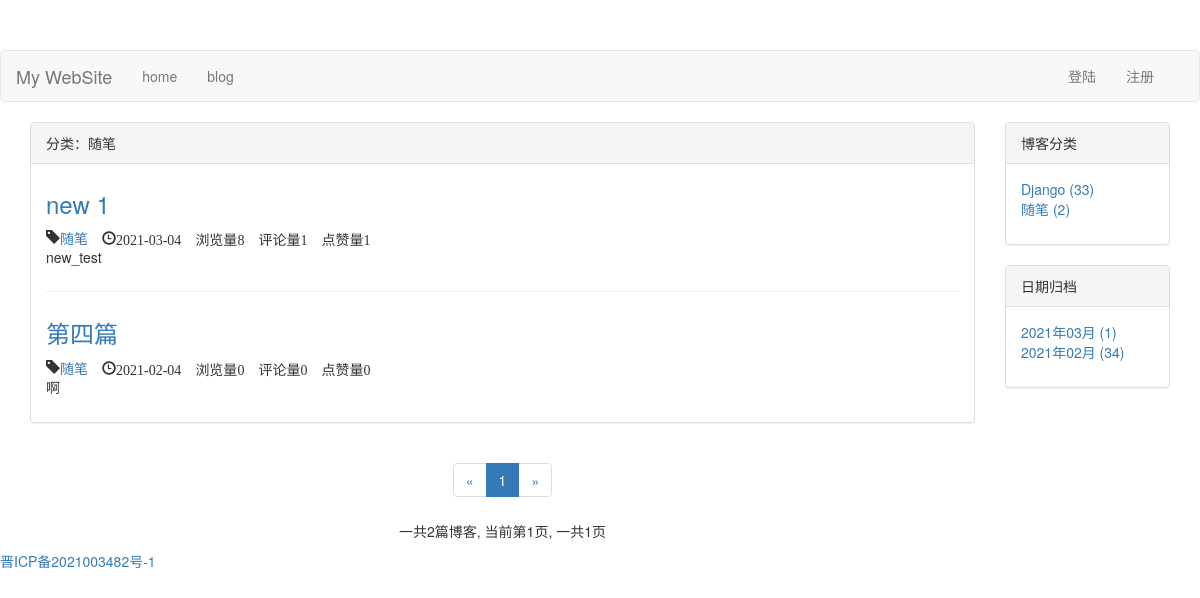
Before: /blog/type/2 with the older database file.
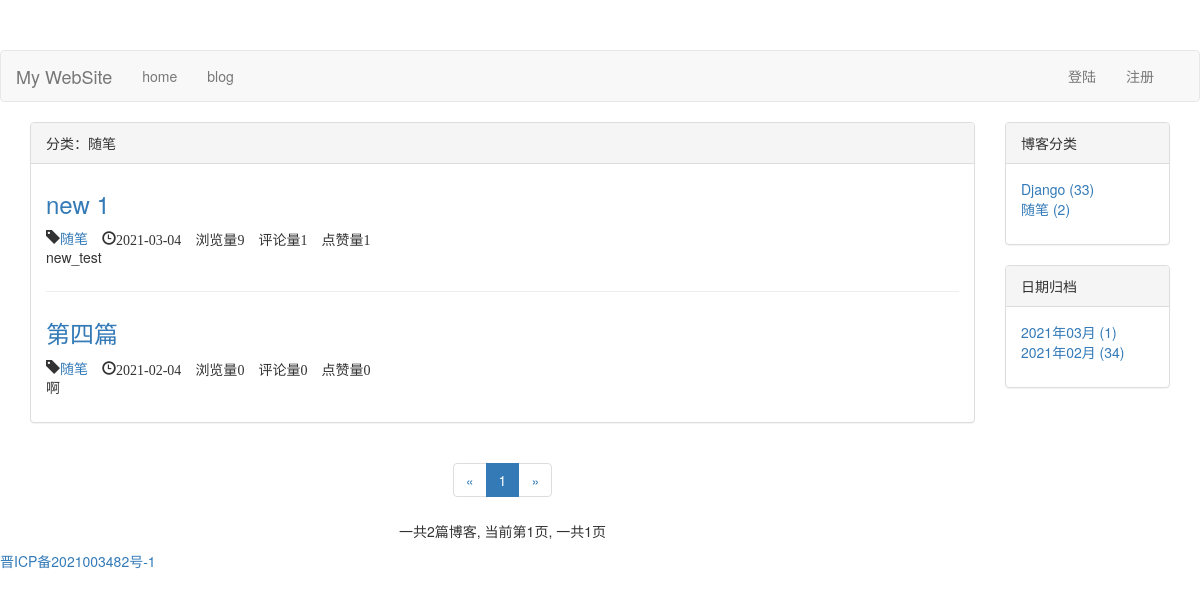
After: the same page with the newer database file.
### blog/models.py (models this page shows, shortened)
class Blog(models.Model,ReadNumExpandMethod):
    title = models.CharField(max_length=50)
    blog_type = models.ForeignKey(BlogType,on_delete=models.CASCADE)
    content = RichTextUploadingField()
    author = models.ForeignKey(User, on_delete=models.CASCADE)
    read_details = GenericRelation(ReadDetail)
    readed_num = models.IntegerField(default = 0)
    created_time = models.DateTimeField(auto_now_add=True)
    last_updated_time = models.DateTimeField(auto_now=True)
    class Meta:
        ordering = ['-created_time']

class BlogType(models.Model):
    type_name = models.CharField(max_length=15)
    def __str__(self):
        return self.type_name

### read_statistics/models.py (models this page shows)
class ReadNum(models.Model):
    read_num = models.IntegerField(default = 0)
    content_type = models.ForeignKey(ContentType, on_delete = models.CASCADE)
    object_id = models.PositiveIntegerField()
    content_object = GenericForeignKey('content_type', 'object_id')

### likes/models.py (models this page shows)
class LikeCount(models.Model):
    content_type = models.ForeignKey(ContentType, on_delete = models.CASCADE)
    object_id = models.PositiveIntegerField()
    content_object = GenericForeignKey('content_type', 'object_id')
    liked_num = models.IntegerField(default = 0)

### blog/views.py (the view)
# urls.py: path('type/<int:blogs_type_pk>', views.blogs_with_type, name = "blogs_with_type"),
def blogs_with_type(request, blogs_type_pk):
    blog_type = get_object_or_404(BlogType, pk=blogs_type_pk)
    blogs_all = Blog.objects.filter(blog_type = blog_type)
    context = get_blog_list_common_data(request,blogs_all)
    context['blog_type'] = blog_type
    return render(request, 'blog/blogs_with_type.html', context)

### comment/templatetags/comment_tags.py (called while the page is built)
@register.simple_tag
def get_comment_count(obj):
    content_type = ContentType.objects.get_for_model(obj)
    return  Comment.objects.filter(content_type = content_type, object_id = obj.pk).count()

### likes/templatetags/likes_tags.py (called while the page is built)
@register.simple_tag
def get_likes_count(obj):
    content_type = ContentType.objects.get_for_model(obj)
    like_count, created =LikeCount.objects.get_or_create(content_type = content_type, object_id = obj.pk)
    return like_count.liked_num

### read_statistics/models.py (called while the page is built)
    def get_read_num(self):
        try:
            ct = ContentType.objects.get_for_model(self)
            readnum = ReadNum.objects.get(content_type = ct, object_id = self.id)
            return readnum.read_num
        except exceptions.ObjectDoesNotExist:
            return 0

### user/context_processors.py (called while the page is built)
def login_modal_form(request):
    return {'login_modal_form' : LoginForm()}

### blog/templates/blog/blogs_with_type.html (shortened to what this page needs)
{% extends "blog/blog_list.html" %}
{% block blog_list_title %}
    分类：{{ blog_type.type_name }}
{% endblock blog_list_title %}

### blog/templates/blog/blog_list.html (shortened to what the changed rows need)
{% extends "base.html" %}
{% load static %}
{% load likes_tags %}
{% load comment_tags %}
{% block header_extends %}
    <link rel="stylesheet" href="{% static 'blog/blog.css' %}">
{% endblock header_extends %}
{% block content %}
    <div class="container">
        <div class="row">
            <div class="col-xs-12 col-sm-8 col-md-8 col-lg-10">
                <div class="panel panel-default">
                    <div class="panel-body">
                        {% for blog in page_of_blogs %}
                            <div class="blog">
                                <h3>
                                    <a href="{% url 'blog_detail' blog.pk %}">{{ blog.title }}</a>
                                </h3>
                                <p class="blog-info">
                                    <span class="glyphicon glyphicon-tag"><a href="{% url 'blogs_with_type' blog.blog_type.pk %}">{{ blog.blog_type }}</a>
                                    <span class="glyphicon glyphicon-time">{{ blog.created_time|date:"Y-m-d" }}
                                    浏览量{{ blog.get_read_num }}
                                    评论量{% get_comment_count blog %}
                                    点赞量{% get_likes_count blog %}
                                    </p>
                                    <p>{{ blog.content|striptags|truncatechars:120 }}</p>
                            </div>
                        {% empty %}
                            <div class="blog">
                                <h3>暂无博客敬请期待</h3>
                            </div>
                        {% endfor %}
                    </div>
                </div>
            </div>
        </div>
    </div>
{% endblock content %}}

Changed rows visible on the page:
changed through a linked row, Blog "new 1": get_read_num "8" → "9"
